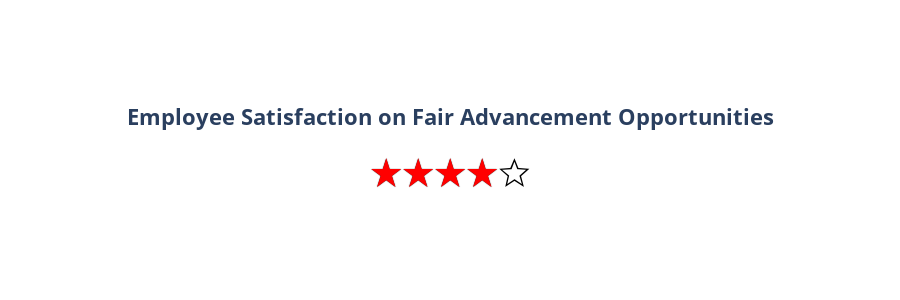

The code cell stored with this chart in its notebook:
### Markdown cell above
# Survey Score Card

### Code cell
filled_star = "★"
outlined_star = "☆"

rating = 4
max_stars = 5

stars = ""
for i in range(1, max_stars + 1):
    if i <= rating:
        stars += f'<span style="color:red; font-size:40px; text-shadow: 0 0 1px black;">{filled_star}</span>'
    else:
        stars += f'<span style="color:black; font-size:40px;">{outlined_star}</span>'

df = pd.DataFrame({'x': [0], 'y': [0]})

fig_survey = px.scatter(df, x='x', y='y')

fig_survey.add_annotation(
    text=(
        '<span style="font-size:22px; font-weight:bold;">Employee Satisfaction on Fair Advancement Opportunities</span>'
        '<br><br><br><br>' + stars
    ),
    x=0.5, y=0.5,
    xref='paper', yref='paper',
    showarrow=False,
    align='center'
)

fig_survey.update_traces(marker_opacity=0) 
fig_survey.update_layout(
    xaxis=dict(visible=False),
    yaxis=dict(visible=False),
    plot_bgcolor='white',
    paper_bgcolor='white',
    margin=dict(l=20, r=20, t=30, b=30),
    height=300
)

fig_survey.show()

### Figure 1 — Plotly figure (JSON) as saved in the notebook; plotly's stock layout.template omitted (floating-point values rounded to 4 significant figures)
{"data": [{"hovertemplate": "x=%{x}<br>y=%{y}<extra></extra>", "legendgroup": "", "marker": {"color": "#636efa", "opacity": 0, "symbol": "circle"}, "mode": "markers", "name": "", "orientation": "v", "showlegend": false, "type": "scatter", "x": [0], "xaxis": "x", "y": [0], "yaxis": "y"}], "layout": {"annotations": [{"align": "center", "showarrow": false, "text": "<span style=\"font-size:22px; font-weight:bold;\">Employee Satisfaction on Fair Advancement Opportunities</span><br><br><br><br><span style=\"color:red; font-size:40px; text-shadow: 0 0 1px black;\">★</span><span style=\"color:red; font-size:40px; text-shadow: 0 0 1px black;\">★</span><span style=\"color:red; font-size:40px; text-shadow: 0 0 1px black;\">★</span><span style=\"color:red; font-size:40px; text-shadow: 0 0 1px black;\">★</span><span style=\"color:black; font-size:40px;\">☆</span>", "x": 0.5, "xref": "paper", "y": 0.5, "yref": "paper"}], "height": 300, "legend": {"tracegroupgap": 0}, "margin": {"b": 30, "l": 20, "r": 20, "t": 30}, "paper_bgcolor": "white", "plot_bgcolor": "white", "xaxis": {"anchor": "y", "autorange": true, "domain": [0, 1], "range": [-1, 1], "title": {"text": "x"}, "type": "linear", "visible": false}, "yaxis": {"anchor": "x", "autorange": true, "domain": [0, 1], "range": [-1, 1], "title": {"text": "y"}, "type": "linear", "visible": false}}}
